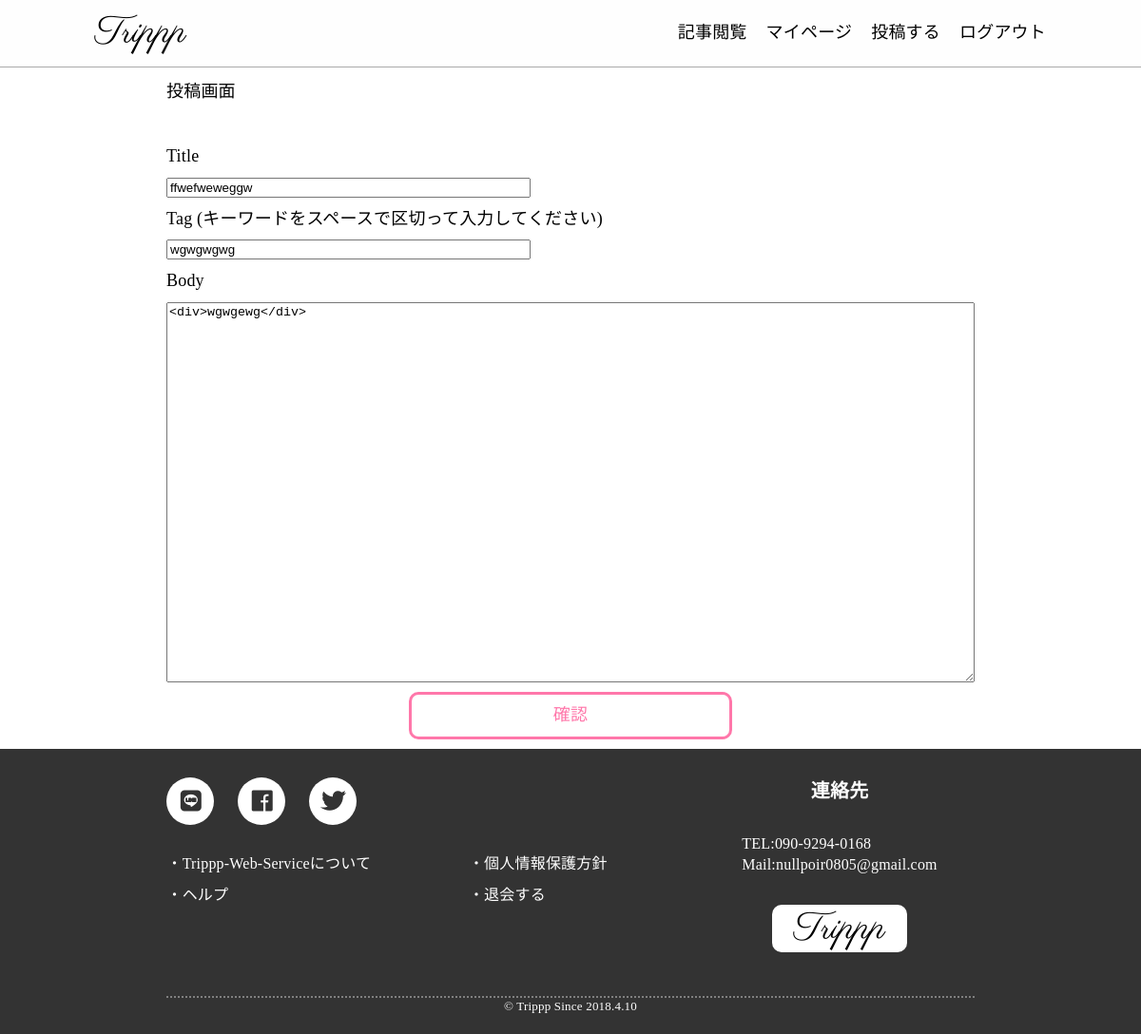
/tabilog/edit/1/3 (signed in), run on the app's committed database.
### tabilog/models.py (models this page shows, shortened)
class tabilog(models.Model):
    title=models.CharField(max_length=40)
    pub_date=models.DateTimeField(default=datetime.now)
    author=models.CharField(max_length=30)
    user_pk=models.IntegerField()
    tag=models.CharField(max_length=100)
    thumbnail = models.ImageField(upload_to='thambnail/',blank=True)
    body=HTMLField("body")
    content=HTMLField("content")
    index=HTMLField("index",blank=True)

### tabilog/views.py (the view, shortened to what this page needs)
# urls.py: path('edit/<int:user_pk>/<int:tabilog_pk>',views.tabilog_update,name="tabilog_update"),
@login_required
def tabilog_update(request,user_pk,tabilog_pk):
    req_user = request.user
    if req_user.pk == user_pk or req_user.is_superuser:
        post = get_object_or_404(tabilog, pk=tabilog_pk)
        alldel(post.body)
        form = TabilogPostingForm(request.POST or None, instance=post)
        context = {
            'form': form
        }
        return render(request, 'tabilog/postform.html', context)
    else:
        return HttpResponseRedirect("/account/login")

### tabilog/forms.py
class TabilogPostingForm(forms.ModelForm):
    class Meta:
        model=TabilogDraft
        fields = ('title','tag','body')
    def __init__(self, *args, **kwargs):
        super().__init__(*args, **kwargs)
        for field in self.fields.values():
            field.widget.attrs['class'] = 'form-control'

### tabilog/parser.py (called while the page is built)
def alldel(fin):
    s=fin.split("\n")
    res=""
    for line in s:
        if ("src=" in line) and ("img" in line) and not ("lazyload" in line):
            seek_pre=line.find("src=")+5
            seek_las=line.find("\"",seek_pre)
            src=line[seek_pre:seek_las]
            apply_del_flag(src)

### templates/tabilog/postform.html (shortened to what this page needs)
{% extends "base.html" %}
{% load static %}
{% load widget_tweaks %}
{% block header %}
<link rel="stylesheet" type="text/css" href="{% static 'css/postform.css' %}">
{% endblock %}
{% block content %}
<div class="content__verbose">
  投稿画面<br>
</div>
<form class="content__form" action="" method="post">
    <label class="label">{{form.title.label}}</label>
    {{form.title|add_class:"short-form"}}
    <label class="label">{{form.tag.label}} (キーワードをスペースで区切って入力してください)</label>
    {{form.tag|add_class:"short-form"}}
    <label class="label">{{form.body.label}}</label>
    {{form.body|add_class:"long-form"}}
    <div class="form__buttons buttons__red js_confirm">確認</div>
</form>
{% endblock %}

### static/css/base.css (style rules this page uses)
* { box-sizing: border-box; }
#trippp { font-size: 10px; height: 100%; overflow-x: hidden; }
#root { margin:0; padding-top:70px; display: flex; flex-direction: column; min-height: 100%; max-width: 100%; font-size: 1.8rem; letter-spacing: 0.02rem; line-height: 1.42857; background-color: #f5f5f5; }

### static/css/postform.css (style rules this page uses)
.content__form { display: flex; display: -webkit-box; display: -webkit-flex; display: -ms-flexbox; flex-direction: column; }
.content__verbose { padding-bottom: 30px; }
.label { padding:6px 0; }
.short-form { width:45%; }
.long-form { width:100%; height: 400px; }
.form__buttons { width:40%; margin: 0 auto; margin-top: 10px; height:50px; border-radius: 10px; background:none; display: flex; justify-content: center; align-items: center; cursor: pointer; }
.buttons__red { border: solid 3px #ff77aa; color:#ff77aa; }

### data on the page
tabilog: title "ffwefweweggw", tag "wgwgwgwg", body "<div>wgwgewg</div>"
